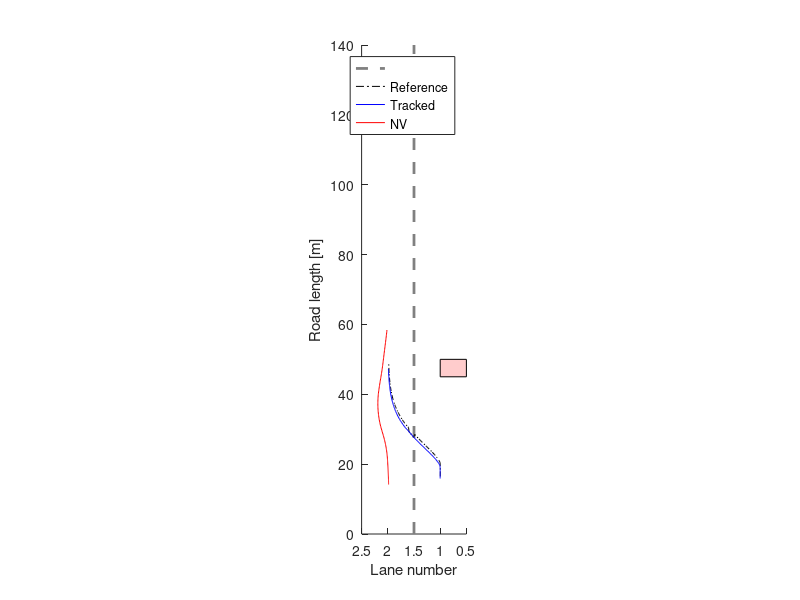
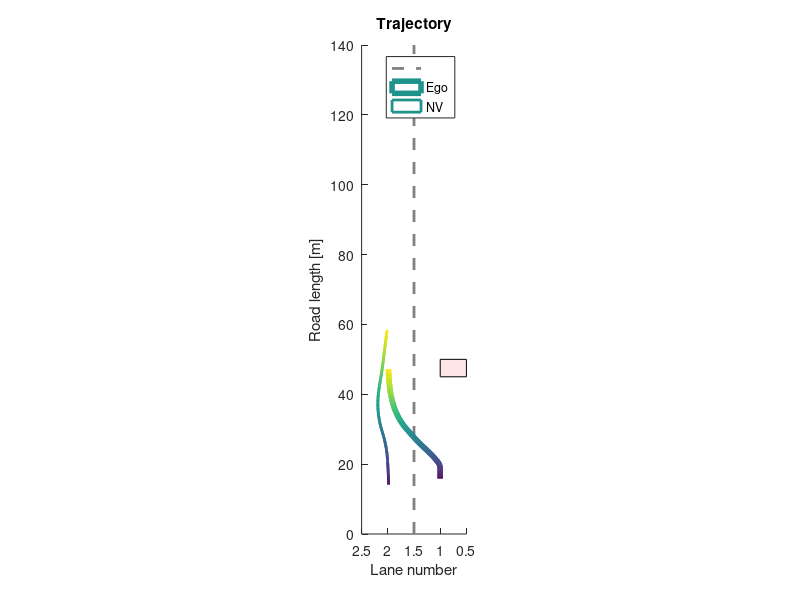

Recreate these plots in MATLAB, in order. (Note: this script raises an error after producing the figures.)
% Viranjan Bhattacharyya
% EMC2 Lab Clemson University

clear, clc, close all

log_data = load("ta6.txt");
%%
start = 62;
fin = length(log_data);
X = log_data(start:fin, 1:5);
X_ref = log_data(start:fin, 7:11);
Ua = log_data(start:fin, 12);
Ul = log_data(start:fin, 13);
X_nv = log_data(start:fin, 15:18);
X_obs = log_data(start:fin, 20);
alpha_v = log_data(start:fin, 22);
alpha_a = log_data(start:fin, 23);
X_nv_pred = log_data(start:fin, 25:27);
roadlength = 140;

HZ = 20;

T_nv = start/HZ:1/HZ:fin/HZ;

%%
figure(1)
set (gca,'DataAspectRatio',[1 15 1],'Xdir','reverse','Xlim',[0.5 2.5],'Ylim',[0 roadlength])
hold on 
plot([1.5 1.5],[0 roadlength],'--','LineWidth',2,'Color',[0.5 0.5 0.5]) % lane marking
plot(X_ref(:,4),X_ref(:,1),'-.k')
plot(X(:,4),X(:,1),'b')
plot(X_nv(:,4),X_nv(:,1),'r')
rectangle('Position',[0.5 (X_obs(1)-5) 0.5 5],'FaceColor',[1 0.8 0.8])
xlabel('Lane number')
ylabel('Road length [m]')
legend('','Reference','Tracked','NV')
%%
figure(2)
set (gca,'DataAspectRatio',[1 15 1],'Xdir','reverse','Xlim',[0.5 2.5],'Ylim',[0 roadlength])
hold on 
plot([1.5 1.5],[0 roadlength],'--','LineWidth',2,'Color',[0.5 0.5 0.5]) % lane marking
l = X(:,4)';
s = X(:,1)';
z = zeros(size(s));
col = 1:(fin - start + 1);
surface([l;l],[s;s],[z;z],[col;col],...
        'facecol','no',...
        'edgecol','interp',...
        'linew',4);
l_nv = X_nv(:,4)';
s_nv = X_nv(:,1)';
surface([l_nv;l_nv],[s_nv;s_nv],[z;z],[col;col],...
        'facecol','no',...
        'edgecol','interp',...
        'linew',2);
rectangle('Position',[0.5 (X_obs(1)-5) 0.5 5],'FaceColor',[1 0.9 0.9])
xlabel('Lane number')
ylabel('Road length [m]')
legend('', 'Ego', 'NV')
title('Trajectory')
%%
RMSE = rmse(X_ref, X);
%%
figure(3)
subplot(211)
plot(T_nv, Ua,'g')
hold on
plot(T_nv, X(:,3));
ylabel('m/s^2')
legend('Command acceleration','Ego acceleration')
subplot(212)
plot(T_nv, Ul,'g')
hold on
plot(T_nv, X(:,4))
ylabel('Lane')
legend('Command lane', 'Ego')
xlabel('Time step')
%%
figure(4)
plot(Ua, 'g')
hold on
plot(X(:,3))
plot(X_ref(:,3))
ylim([-2 2])
ylabel('m/s^2')
legend('Commanded acceleration','Ego acceleration','Reference acceleration')
xlabel('Time step')
%%
figure(5)
subplot(211)
plot(X(:,2))
hold on
plot(X_nv(:,2))
title('Velocity')
ylabel('[m/s]')
legend('Ego','NV')
subplot(212)
plot(alpha_v,'r')
hold on
plot(alpha_a,'g')
legend('$\alpha_{risk}$','$\alpha_{safe}$','Interpreter','Latex')
title('Imputation')
xlabel('Time step')
%%
figure(6)
plot(X(:,1))
hold on
plot(X_nv(:,1))
legend('Ego','NV')
ylabel('Longitudinal Position [m]')
xlabel('Time step')
%%
figure(7)
plot(X(:,4))
hold on
plot(X_nv(:,4))
legend('Ego','NV')
ylabel('Lateral Position [m]')
xlabel('Time step')
%%
figure(8)
set (gca,'DataAspectRatio',[1 60 1],'Xdir','reverse','Xlim',[1.5 2.5])
hold on 
plot([1.5 1.5],[0 roadlength],'--','LineWidth',2,'Color',[0.5 0.5 0.5]) % lane marking
plot(X_nv(:,4),X_nv(:,1),'Color',[0.8 0.1 0.5],'LineWidth',2)
plot(2*ones(length(X_nv_pred)), X_nv_pred(:,1),'.r')
xlabel('Lane number')
ylabel('Road length [m]')
legend('','Actual','Predicted')
title('NV actual and predicted trajectory')
%%
figure(9)
plot(X_nv(:,2))
hold on
plot(X_nv_pred(:,2))
title('Velocity')
ylabel('[m/s]')
legend('NV actual','NV predicted')
%%
horizon_data = load("horizonta6.txt");

% Trim start time
horizon_data = horizon_data(start*20+1:end, :);

s_nv = []; v_nv = []; a_nv = [];
for i=1:(length(horizon_data)/20)
    t_nv(i,:) = linspace(start/HZ + (i-1)/HZ, start/HZ + (i-1)/HZ + 20/5, 20);

    s_nv(i,:) = horizon_data((i-1)*20+1:20*i,6)';
    v_nv(i,:) = horizon_data((i-1)*20+1:20*i,7)';
    a_nv(i,:) = horizon_data((i-1)*20+1:20*i,8)';
end
%%
figure(10)
clf

hold on
for i=1:length(horizon_data)/20
    plot(t_nv(i,:), s_nv(i,:));
end

plot(T_nv, X_nv(:,1), 'linewidth', 2, 'color', 'b')
title('NV Position')
%%
figure(11)
clf

hold on
for i=1:length(horizon_data)/20
    plot(t_nv(i,:), v_nv(i,:));
end

plot(T_nv, X_nv(:,2), 'linewidth', 2, 'color', 'b')
title('NV Velocity')
%%
figure(12)
clf

hold on
for i=1:length(horizon_data)/20
    plot(t_nv(i,:), a_nv(i,:));
end

plot(T_nv, X_nv(:,3), 'linewidth', 2, 'color', 'b')
title('NV Acceleartion')